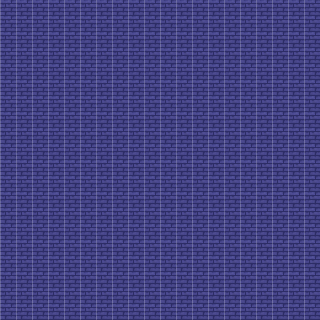

This is a level from a 2D game, rendered from its Tiled map with the project's own tilesets. A one-line summary and the map file follow, with tile-layer data summarised:
An orthogonal 20x20 tile map with 16x16 px tiles, 1 tile layer (Tile Layer 1).

<map version="1.0" orientation="orthogonal" renderorder="right-down" width="20" height="20" tilewidth="16" tileheight="16" nextobjectid="1">
 <tileset firstgid="1" name="sewer_tileset" tilewidth="16" tileheight="16">
  <image source="sewer_tileset.png" width="192" height="217" />
 </tileset>
 <layer name="Tile Layer 1" width="20" height="20">
  <data>[400 cells, 400 non-empty, 1 distinct tile ids]</data>
 </layer>
</map>
